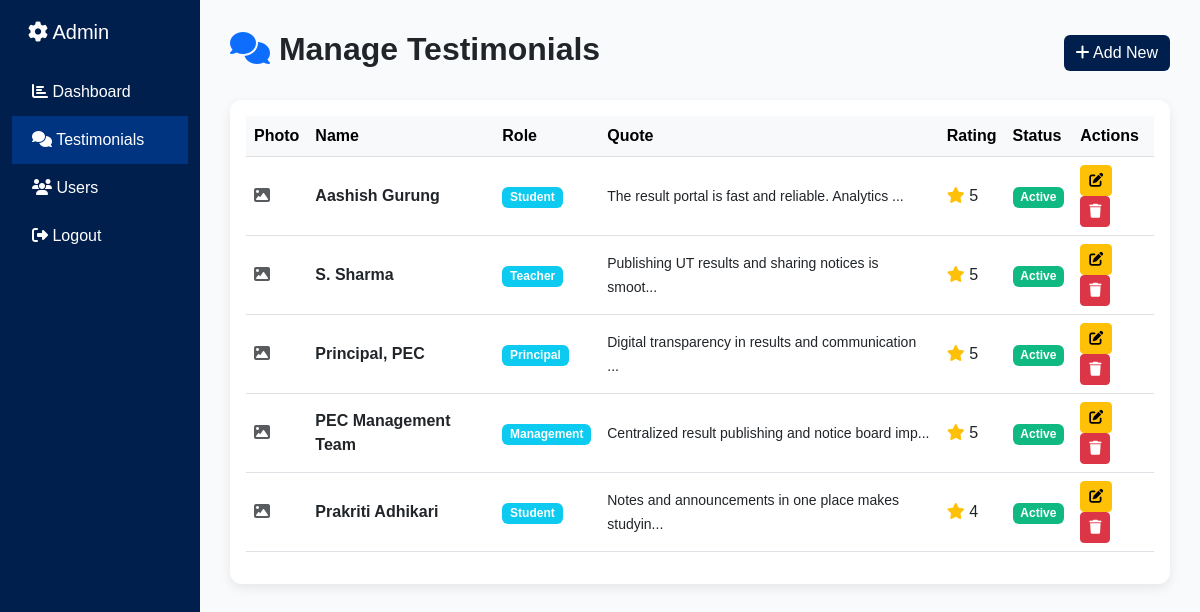
The app's page /manage_testimonials.php (signed in) with its own data.
### tables this page shows
CREATE TABLE IF NOT EXISTS testimonials (
    id INT PRIMARY KEY AUTO_INCREMENT,
    name VARCHAR(150) NOT NULL,
    role ENUM('student', 'teacher', 'principal', 'management') NOT NULL,
    quote TEXT NOT NULL,
    photo_path VARCHAR(255),
    rating INT DEFAULT 5 CHECK (rating >= 1 AND rating <= 5),
    status ENUM('active', 'inactive') DEFAULT 'active',
    created_at TIMESTAMP DEFAULT CURRENT_TIMESTAMP,
    updated_at TIMESTAMP DEFAULT CURRENT_TIMESTAMP ON UPDATE CURRENT_TIMESTAMP
);

### manage_testimonials.php (the view, shortened to what this page needs)
<?php
require 'db_config.php';
$testimonials = $conn->query("SELECT * FROM testimonials ORDER BY created_at DESC");
?>
<!DOCTYPE html>
<html lang="en">
<head>
    <link href="https://cdn.jsdelivr.net/npm/bootstrap@5.3.0/dist/css/bootstrap.min.css" rel="stylesheet">
    <link rel="stylesheet" href="https://cdnjs.cloudflare.com/ajax/libs/font-awesome/6.4.0/css/all.min.css">
</head>
<body>
<div class="container-fluid">
    <div class="row">
        <div class="col-md-2 sidebar">
            <h5 class="mb-4 ps-3"><i class="fas fa-cog"></i> Admin</h5>
            <a href="admin_dashboard.php"><i class="fas fa-chart-bar"></i> Dashboard</a>
            <a href="manage_testimonials.php" class="active" style="background: #003380;"><i class="fas fa-comments"></i> Testimonials</a>
            <a href="manage_users.php"><i class="fas fa-users"></i> Users</a>
            <a href="admin_logout.php"><i class="fas fa-sign-out-alt"></i> Logout</a>
        </div>
        <div class="col-md-10 main-content">
            <div class="d-flex justify-content-between align-items-center mb-4">
                <h2 class="fw-bold text-dark"><i class="fas fa-comments text-primary"></i> Manage Testimonials</h2>
                <button class="btn btn-primary" data-bs-toggle="modal" data-bs-target="#addModal"><i class="fas fa-plus"></i> Add New</button>
            </div>
            <div class="card">
                <div class="card-body">
                    <div class="table-responsive">
                        <table class="table align-middle">
                            <thead class="table-light">
                                <tr>
                                    <th>Photo</th>
                                    <th>Name</th>
                                    <th>Role</th>
                                    <th>Quote</th>
                                    <th>Rating</th>
                                    <th>Status</th>
                                    <th>Actions</th>
                                </tr>
                            </thead>
                            <tbody>
                                <?php if($testimonials->num_rows > 0): while($t = $testimonials->fetch_assoc()): ?>
                                <tr>
                                    <td>
                                        <?php if($t['photo_path']): ?>
                                            <img src="<?= $t['photo_path'] ?>" alt="<?= $t['name'] ?>" class="table-avatar">
                                        <?php else: ?>
                                            <span class="text-muted"><i class="fas fa-image"></i></span>
                                        <?php endif; ?>
                                    </td>
                                    <td class="fw-bold"><?= htmlspecialchars($t['name']) ?></td>
                                    <td><span class="badge bg-info"><?= ucfirst($t['role']) ?></span></td>
                                    <td><small><?= htmlspecialchars(substr($t['quote'], 0, 50)) ?>...</small></td>
                                    <td>
                                        <i class="fas fa-star text-warning"></i>
                                        <?= $t['rating'] ?>
                                    </td>
                                    <td>
                                        <span class="badge <?= $t['status'] == 'active' ? 'badge-active' : 'badge-inactive' ?>">
                                            <?= ucfirst($t['status']) ?>
                                        </span>
                                    </td>
                                    <td>
                                        <button class="btn btn-sm btn-warning" onclick="editTestimonial(<?= $t['id'] ?>)"><i class="fas fa-edit"></i></button>
                                        <button class="btn btn-sm btn-danger" onclick="deleteTestimonial(<?= $t['id'] ?>)"><i class="fas fa-trash"></i></button>
                                    </td>
                                </tr>
                                <?php endwhile; else: ?>
                                <tr><td colspan="7" class="text-center text-muted">No testimonials yet.</td></tr>
                                <?php endif; ?>
                            </tbody>
                        </table>
                    </div>
                </div>
            </div>
        </div>
    </div>
</div>
</body>
</html>

### manage_testimonials.php (style rules this page uses)
body { background: #f8fafc; font-family: 'Poppins', sans-serif; }
.sidebar { background: #001f4d; color: white; min-height: 100vh; padding-top: 20px; }
.sidebar a { color: white; text-decoration: none; padding: 12px 20px; display: block; transition: 0.3s; }
.main-content { padding: 30px; }
.card { border: none; box-shadow: 0 4px 12px rgba(0,0,0,0.08); border-radius: 12px; }
.btn-primary { background: #001f4d; border: none; }
.badge-active { background: #10b981; }

### records on screen
testimonials: name "Aashish Gurung", role "Student", quote "The result portal is fast and reliable. Analytics", rating "5", status "Active"
testimonials: name "S. Sharma", role "Teacher", quote "Publishing UT results and sharing notices is smoot", rating "5", status "Active"
testimonials: name "Principal, PEC", role "Principal", quote "Digital transparency in results and communication", rating "5", status "Active"
testimonials: name "PEC Management Team", role "Management", quote "Centralized result publishing and notice board imp", rating "5", status "Active"
testimonials: name "Prakriti Adhikari", role "Student", quote "Notes and announcements in one place makes studyin", rating "4", status "Active"
